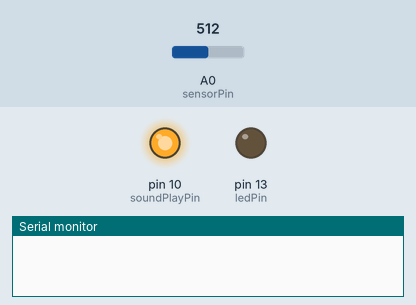
Recording of a sketch running on a simulated Arduino Uno, built with avr-gcc and run on an emulated ATmega328P. Shown: output pins drawn as LEDs (lit = HIGH), the last lines printed to the serial monitor. Inputs (shaded band) come from the test bench; at power-on: A0 (sensorPin) = 512.

Above: at 1.2 s.
1.3 s: A0 (sensorPin) set to 716
At 1.51 s:
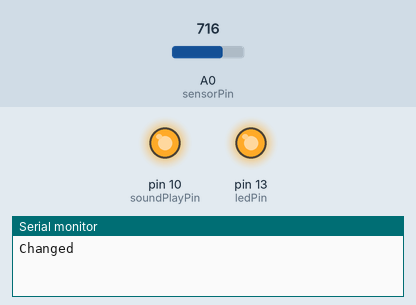
Timing chart, 0 to 4.3 s (numbered marks = the images above; inputs shaded):
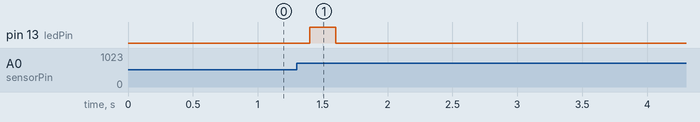

The sketch:

21Grams.ino
```cpp
int sensorPin = A0;    // select the input pin for the potentiometer
int ledPin = 13;      // select the pin for the LED
int sensorValue = 0;  // variable to store the value coming from the sensor
int oldValue = 0;
int errorTolerance = 50;
int soundPlayPin = 10;
int soundRecordPin = 11;
int recentlySwitched = 0;
int waitLoopsTillNextPlay = 20;

void setup() {
  // declare the ledPin as an OUTPUT:
  pinMode(ledPin, OUTPUT);
  pinMode(soundPlayPin, OUTPUT);
  digitalWrite(soundPlayPin, HIGH);
  digitalWrite(soundRecordPin, HIGH);
  Serial.begin(9600);

  // initiate with basic values
  oldValue = 0;
  for(int i = 0; i < 10; i++)
  {
    oldValue += analogRead(sensorPin);
    delay(5);
  }
  oldValue = oldValue / 10;
}

void loop() {
  // turn the ledPin off:
  digitalWrite(ledPin, LOW);
  // read the value from the sensor:
  sensorValue = 0;
  for(int i = 0; i < 10; i++)
  {
    sensorValue += analogRead(sensorPin);
    delay(2);
  }
  sensorValue = sensorValue / 10;

  if (oldValue > (sensorValue + errorTolerance) || oldValue < (sensorValue - errorTolerance))
  {
      // turn the ledPin on
      digitalWrite(ledPin, HIGH);
      // stop the program for for <sensorValue> milliseconds:
      Serial.println("Changed");
      if (recentlySwitched > waitLoopsTillNextPlay)
      {
        Serial.println("playing sound");
        digitalWrite(soundPlayPin, LOW);
        digitalWrite(soundRecordPin, LOW);
        delay(200);
        digitalWrite(soundPlayPin, HIGH);
        digitalWrite(soundRecordPin, HIGH);
        recentlySwitched = 0;
      }
  }

  /*
  Serial.print("seonsorValue ");
  Serial.print(sensorValue);
  Serial.print(" oldValue ");
  Serial.print(oldValue);
  Serial.print(" sensorValue + errorTolerance ");
  Serial.print(sensorValue + errorTolerance);
  Serial.print("sensorValue - errorTolerance");
  Serial.println(sensorValue - errorTolerance);
  */

  oldValue = sensorValue;
  recentlySwitched = recentlySwitched + 1;
  // stop the program for <sensorValue> milliseconds:
  delay(200);
}
```

Measured:
- after the input at 1.3 s, pin 13 (ledPin): LOW → HIGH after 0.10 s, → LOW 0.20 s later
